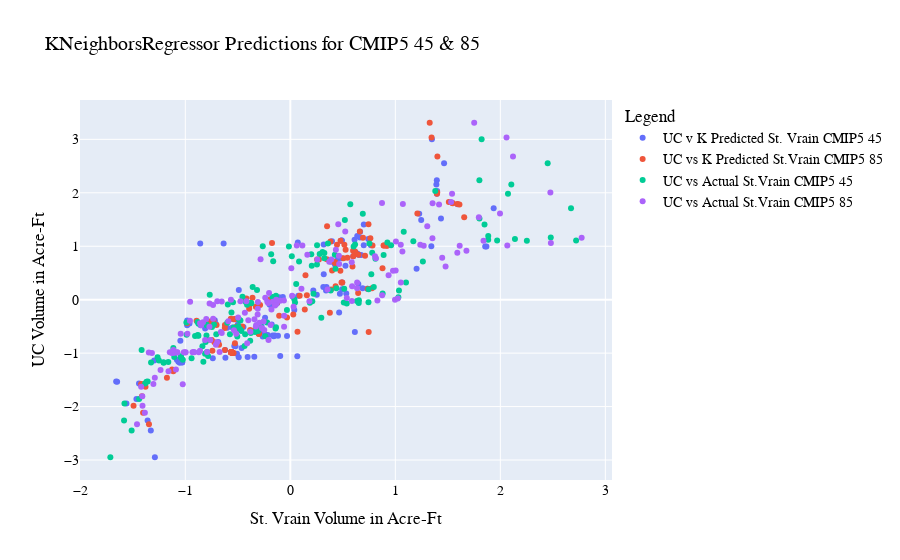

Notebook cell for this chart:
### Code cell
# graph predicted CMIP5 St. Vrain data
fig = go.Figure()
fig.add_trace(go.Scatter(mode='markers', y=df_g45_SS["Values"].values,
                         x=cmip5_dict_uc.get("45").get("k_pred").flatten(),
                         name="UC v K Predicted St. Vrain CMIP5 45"))
fig.add_trace(go.Scatter(mode='markers', y=df_g85_SS["Values"].values,
                         x=cmip5_dict_uc.get("85").get("k_pred").flatten(),
                         name="UC vs K Predicted St.Vrain CMIP5 85"))
fig.add_trace(go.Scatter(mode='markers', y=df_g45_SS["Values"].values,
                         x=df_v45_SS["Values"].values, name="UC vs Actual St.Vrain CMIP5 45"))
fig.add_trace(go.Scatter(mode='markers', y=df_g85_SS["Values"].values,
                         x=df_v85_SS["Values"].values, name="UC vs Actual St.Vrain CMIP5 85"))

fig.update_layout(
        title="KNeighborsRegressor Predictions for CMIP5 45 & 85",
        yaxis_title="UC Volume in Acre-Ft",
        xaxis_title="St. Vrain Volume in Acre-Ft",
        legend_title="Legend",
        font=dict(
            family="Arial, monospace",
            size=14,
            color="Black")
    )
fig.show()

### Figure 1 — Plotly figure (JSON) as saved in the notebook; plotly's stock layout.template omitted (floating-point values rounded to 4 significant figures; data arrays with more than 128 entries replaced by an {"elided": "..."} marker saying what was removed)
{"data": [{"mode": "markers", "name": "UC v K Predicted St. Vrain CMIP5 45", "type": "scatter", "x": {"elided": "150 float values"}, "y": {"elided": "150 float values"}}, {"mode": "markers", "name": "UC vs K Predicted St.Vrain CMIP5 85", "type": "scatter", "x": {"elided": "150 float values"}, "y": {"elided": "150 float values"}}, {"mode": "markers", "name": "UC vs Actual St.Vrain CMIP5 45", "type": "scatter", "x": {"elided": "150 float values"}, "y": {"elided": "150 float values"}}, {"mode": "markers", "name": "UC vs Actual St.Vrain CMIP5 85", "type": "scatter", "x": {"elided": "150 float values"}, "y": {"elided": "150 float values"}}], "layout": {"autosize": true, "font": {"color": "Black", "family": "Arial, monospace", "size": 14}, "legend": {"title": {"text": "Legend"}}, "title": {"text": "KNeighborsRegressor Predictions for CMIP5 45 & 85"}, "xaxis": {"autorange": true, "range": [-2.026, 3.086], "title": {"text": "St. Vrain Volume in Acre-Ft"}, "type": "linear"}, "yaxis": {"autorange": true, "range": [-3.464, 3.827], "title": {"text": "UC Volume in Acre-Ft"}, "type": "linear"}}}
